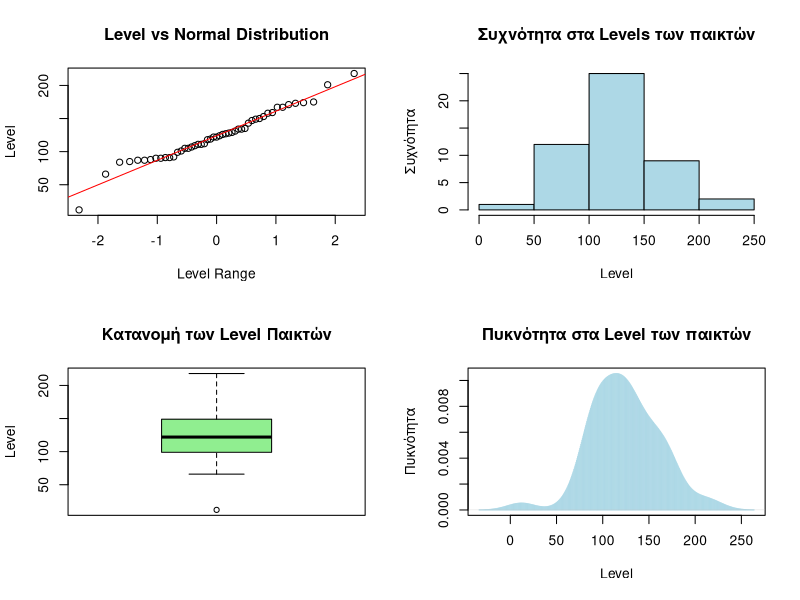
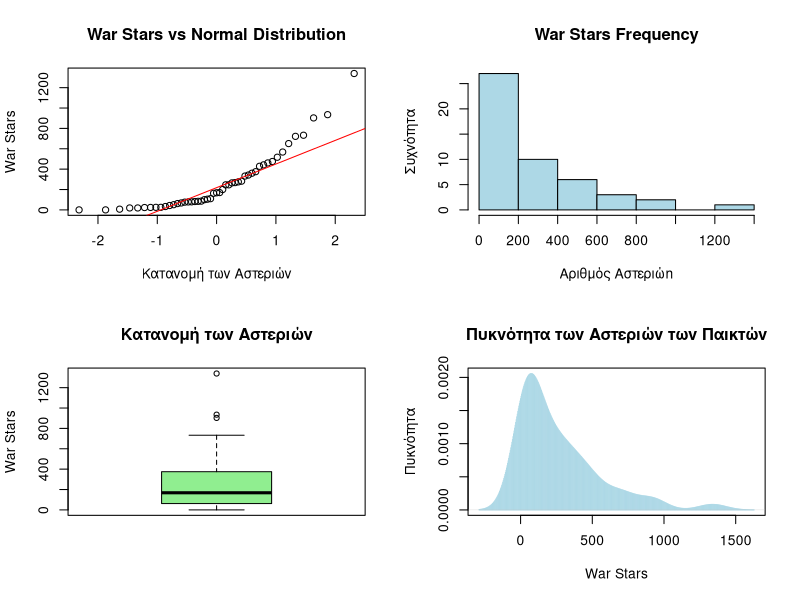

These charts were generated, in order, by the following R code:
library(knitr)
setwd("C:\\Users\\sterg\\Code\\R\\R Projects\\Clash of Clans Stats")
playerdata              <-  read.csv("clania.csv", header = TRUE)

# ------------------------------------------------------------------------------

player_activity         <- playerdata$attackWins > 0
player_activity         <- ifelse(player_activity, "active", "inactive")

# Δημηουργίας πίνακα mydata ο οποίος περιέχει δεδομένα
# για όλους τους παίκτες στο clan
mydata                  <-  data.frame(Name        = playerdata$name,
                                       Level       = playerdata$expLevel,
                                       Trophies    = playerdata$trophies,
                                       `War Stars` = playerdata$warStars,
                                       Activity    = player_activity)

# Δημηουργία του  mydata_active πίνακα ο οποίος περιέχει δεδομένα
# για τους παίκτες που είναι ενεργοί το τελευταίο sesson
x                       <- mydata$Activity == "active"
mydata_active           <- mydata[x, ]
mydata_active           <- mydata_active[order(mydata_active$War.Stars,
                                               decreasing = TRUE), ]
rownames(mydata_active) <- 1:nrow(mydata_active) # nolint

# Ταξινόμηση πινάκων ο οποίος είναι απαραίτητο να γίνει μετά την δημιουργεία του
# mydata_active γιατί κάνει mess up με τα δεδομένα του πίνακα
mydata                  <-  mydata[order(mydata$War.Stars,
                                         decreasing = TRUE), ]
rownames(mydata)        <- 1:nrow(mydata)        # nolint

# ------------------------------------------------------------------------------

# Εδώ καταγράφουμε τα δεδομένα σε ένα αρχείο "Στατιστικά του Clan.txt"
sink("Clan Info.txt")

cat("The following table has data of every member of your clan")
print(kable(mydata,
            align   = "ccccc",
            format  = "simple"))
cat("\n")

if (nrow(mydata_active) == nrow(mydata)) {
  cat("Όλοι οι παίκτες μέσα στο clan είναι active")
  cat("\n")

} else {
  cat("The following table has data of active members of your clan")
  print(kable(mydata_active,
              format  = "simple",
              align   = "ccccc"))
}
cat("\n")
cat("#########################################################################")
cat("\n\n")
cat("Statistical analysis")
cat("\n\n")

# Στατιστική Ανάλυση των δεδομένων
cat("Player Level")
cat("\n")
print(summary(mydata$Level))
cat("\n")
cat("War Stars")
cat("\n")
print(summary(mydata$War.Stars))
sink()

# ------------------------------------------------------------------------------

png1         <- "Level Anlalysis.png"
png(png1, width = 6000, height = 6000, res = 600)

par(mfrow    = c(2, 2))
qqnorm(mydata$Level,
       main  = "Level vs Normal Distribution",
       ylab  = "Level",
       xlab  = "Level Range")
qqline(mydata$Level,
       col   = "Red")
hist(mydata$Level,
     main    = "Συχνότητα στα Levels των παικτών",
     col     = "Light Blue",
     ylab    = "Συχνότητα",
     xlab    = "Level")
boxplot(mydata$Level,
        main = "Κατανομή των Level Παικτών",
        col  = "Light Green",
        ylab = "Level")
plot(density(mydata$Level),
     type    = "h",
     col     = "Light Blue",
     main    = "Πυκνότητα στα Level των παικτών",
     ylab    = "Πυκνότητα",
     xlab    = "Level")

dev.off()

# ------------------------------------------------------------------------------

png2         <-  "War Stars Analysis.png"
png(png2, width = 6000, height = 6000, res = 600)

par(mfrow    = c(2, 2))
qqnorm(mydata$War.Stars,
       main  = "War Stars vs Normal Distribution",
       xlab  = "Κατανομή των Αστεριών",
       ylab  = "War Stars")
qqline(mydata$War.Stars,
       col   = "Red")
hist(mydata$War.Stars,
     main    = "War Stars Frequency",
     col     = "Light Blue",
     xlab    = "Αριθμός Αστεριώn",
     ylab    = "Συχνότητα")
boxplot(mydata$War.Stars,
        main = "Κατανομή των Αστεριών",
        col  = "Light Green",
        ylab = "War Stars")
plot(density(mydata$War.Stars),
     type    = "h",
     col     = "Light Blue",
     main    = "Πυκνότητα των Αστεριών των Παικτών",
     ylab    = "Πυκνότητα",
     xlab    = "War Stars")

dev.off()